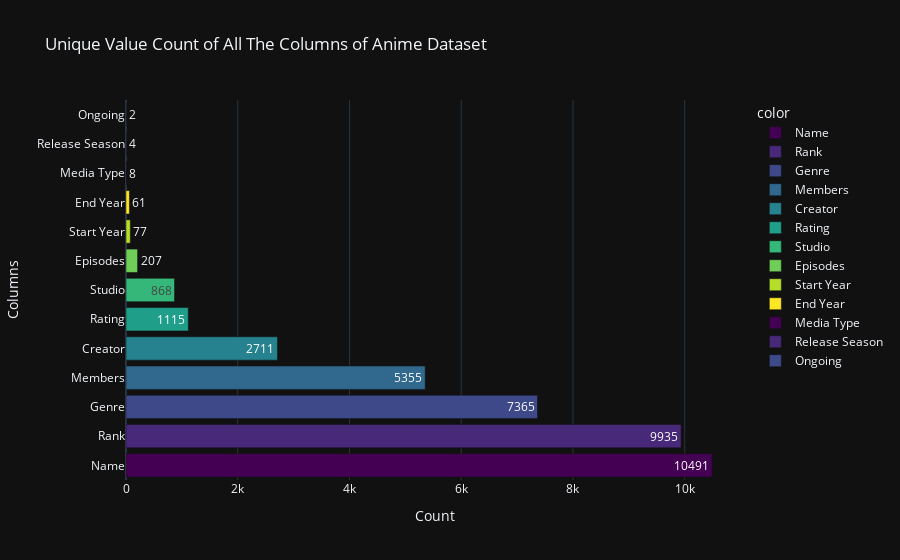

The notebook cell saved with this chart:
### Code cell
# unique value of the columns of the anime dataset
unique_value = df_anime.nunique().sort_values(ascending = False)

fig = px.bar(x = unique_value.values,
             y = unique_value.index,
             color = unique_value.index,
             color_discrete_sequence = px.colors.sequential.Viridis,
             text = unique_value.values,
             title = "Unique Value Count of All The Columns of Anime Dataset",
             template = "plotly_dark")

fig.update_layout(xaxis_title="Count",
                  yaxis_title="Columns")

fig.show()

### Figure 1 — Plotly figure (JSON) as saved in the notebook; plotly's stock layout.template omitted (floating-point values rounded to 4 significant figures)
{"data": [{"alignmentgroup": "True", "hovertemplate": "color=Name<br>x=%{x}<br>y=%{y}<br>text=%{text}<extra></extra>", "legendgroup": "Name", "marker": {"color": "#440154", "pattern": {"shape": ""}}, "name": "Name", "offsetgroup": "Name", "orientation": "h", "showlegend": true, "text": [10490.0], "textposition": "auto", "x": [10491], "xaxis": "x", "y": ["Name"], "yaxis": "y", "type": "bar"}, {"alignmentgroup": "True", "hovertemplate": "color=Rank<br>x=%{x}<br>y=%{y}<br>text=%{text}<extra></extra>", "legendgroup": "Rank", "marker": {"color": "#482878", "pattern": {"shape": ""}}, "name": "Rank", "offsetgroup": "Rank", "orientation": "h", "showlegend": true, "text": [9935.0], "textposition": "auto", "x": [9935], "xaxis": "x", "y": ["Rank"], "yaxis": "y", "type": "bar"}, {"alignmentgroup": "True", "hovertemplate": "color=Genre<br>x=%{x}<br>y=%{y}<br>text=%{text}<extra></extra>", "legendgroup": "Genre", "marker": {"color": "#3e4989", "pattern": {"shape": ""}}, "name": "Genre", "offsetgroup": "Genre", "orientation": "h", "showlegend": true, "text": [7365.0], "textposition": "auto", "x": [7365], "xaxis": "x", "y": ["Genre"], "yaxis": "y", "type": "bar"}, {"alignmentgroup": "True", "hovertemplate": "color=Members<br>x=%{x}<br>y=%{y}<br>text=%{text}<extra></extra>", "legendgroup": "Members", "marker": {"color": "#31688e", "pattern": {"shape": ""}}, "name": "Members", "offsetgroup": "Members", "orientation": "h", "showlegend": true, "text": [5355.0], "textposition": "auto", "x": [5355], "xaxis": "x", "y": ["Members"], "yaxis": "y", "type": "bar"}, {"alignmentgroup": "True", "hovertemplate": "color=Creator<br>x=%{x}<br>y=%{y}<br>text=%{text}<extra></extra>", "legendgroup": "Creator", "marker": {"color": "#26828e", "pattern": {"shape": ""}}, "name": "Creator", "offsetgroup": "Creator", "orientation": "h", "showlegend": true, "text": [2711.0], "textposition": "auto", "x": [2711], "xaxis": "x", "y": ["Creator"], "yaxis": "y", "type": "bar"}, {"alignmentgroup": "True", "hovertemplate": "color=Rating<br>x=%{x}<br>y=%{y}<br>text=%{text}<extra></extra>", "legendgroup": "Rating", "marker": {"color": "#1f9e89", "pattern": {"shape": ""}}, "name": "Rating", "offsetgroup": "Rating", "orientation": "h", "showlegend": true, "text": [1115.0], "textposition": "auto", "x": [1115], "xaxis": "x", "y": ["Rating"], "yaxis": "y", "type": "bar"}, {"alignmentgroup": "True", "hovertemplate": "color=Studio<br>x=%{x}<br>y=%{y}<br>text=%{text}<extra></extra>", "legendgroup": "Studio", "marker": {"color": "#35b779", "pattern": {"shape": ""}}, "name": "Studio", "offsetgroup": "Studio", "orientation": "h", "showlegend": true, "text": [868.0], "textposition": "auto", "x": [868], "xaxis": "x", "y": ["Studio"], "yaxis": "y", "type": "bar"}, {"alignmentgroup": "True", "hovertemplate": "color=Episodes<br>x=%{x}<br>y=%{y}<br>text=%{text}<extra></extra>", "legendgroup": "Episodes", "marker": {"color": "#6ece58", "pattern": {"shape": ""}}, "name": "Episodes", "offsetgroup": "Episodes", "orientation": "h", "showlegend": true, "text": [207.0], "textposition": "auto", "x": [207], "xaxis": "x", "y": ["Episodes"], "yaxis": "y", "type": "bar"}, {"alignmentgroup": "True", "hovertemplate": "color=Start Year<br>x=%{x}<br>y=%{y}<br>text=%{text}<extra></extra>", "legendgroup": "Start Year", "marker": {"color": "#b5de2b", "pattern": {"shape": ""}}, "name": "Start Year", "offsetgroup": "Start Year", "orientation": "h", "showlegend": true, "text": [77.0], "textposition": "auto", "x": [77], "xaxis": "x", "y": ["Start Year"], "yaxis": "y", "type": "bar"}, {"alignmentgroup": "True", "hovertemplate": "color=End Year<br>x=%{x}<br>y=%{y}<br>text=%{text}<extra></extra>", "legendgroup": "End Year", "marker": {"color": "#fde725", "pattern": {"shape": ""}}, "name": "End Year", "offsetgroup": "End Year", "orientation": "h", "showlegend": true, "text": [61.0], "textposition": "auto", "x": [61], "xaxis": "x", "y": ["End Year"], "yaxis": "y", "type": "bar"}, {"alignmentgroup": "True", "hovertemplate": "color=Media Type<br>x=%{x}<br>y=%{y}<br>text=%{text}<extra></extra>", "legendgroup": "Media Type", "marker": {"color": "#440154", "pattern": {"shape": ""}}, "name": "Media Type", "offsetgroup": "Media Type", "orientation": "h", "showlegend": true, "text": [8.0], "textposition": "auto", "x": [8], "xaxis": "x", "y": ["Media Type"], "yaxis": "y", "type": "bar"}, {"alignmentgroup": "True", "hovertemplate": "color=Release Season<br>x=%{x}<br>y=%{y}<br>text=%{text}<extra></extra>", "legendgroup": "Release Season", "marker": {"color": "#482878", "pattern": {"shape": ""}}, "name": "Release Season", "offsetgroup": "Release Season", "orientation": "h", "showlegend": true, "text": [4.0], "textposition": "auto", "x": [4], "xaxis": "x", "y": ["Release Season"], "yaxis": "y", "type": "bar"}, {"alignmentgroup": "True", "hovertemplate": "color=Ongoing<br>x=%{x}<br>y=%{y}<br>text=%{text}<extra></extra>", "legendgroup": "Ongoing", "marker": {"color": "#3e4989", "pattern": {"shape": ""}}, "name": "Ongoing", "offsetgroup": "Ongoing", "orientation": "h", "showlegend": true, "text": [2.0], "textposition": "auto", "x": [2], "xaxis": "x", "y": ["Ongoing"], "yaxis": "y", "type": "bar"}], "layout": {"xaxis": {"anchor": "y", "domain": [0.0, 1.0], "title": {"text": "Count"}}, "yaxis": {"anchor": "x", "domain": [0.0, 1.0], "title": {"text": "Columns"}}, "legend": {"title": {"text": "color"}, "tracegroupgap": 0}, "title": {"text": "Unique Value Count of All The Columns of Anime Dataset"}, "barmode": "relative"}}
